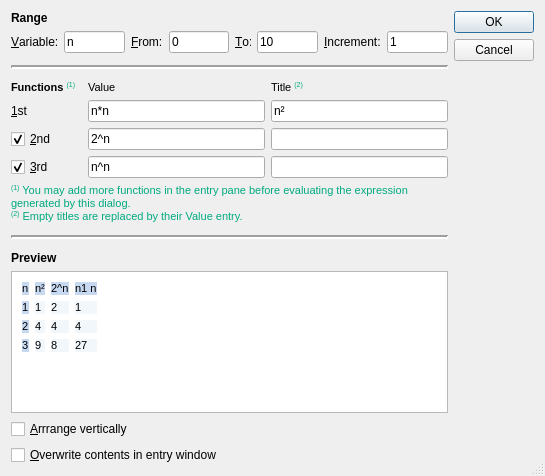
<?xml version="1.0" encoding="UTF-8"?>
<ui version="4.0">
 <class>ValueTableDialogX</class>
 <widget class="QDialog" name="ValueTableDialogX">
  <property name="geometry">
   <rect>
    <x>0</x>
    <y>0</y>
    <width>545</width>
    <height>476</height>
   </rect>
  </property>
  <property name="windowTitle">
   <string>Define a table</string>
  </property>
  <property name="sizeGripEnabled">
   <bool>true</bool>
  </property>
  <layout class="QHBoxLayout" name="horizontalLayout">
   <item>
    <layout class="QVBoxLayout" name="verticalLayout">
     <item>
      <widget class="QLabel" name="labelRange">
       <property name="text">
        <string>&lt;b&gt;Range&lt;/b&gt;</string>
       </property>
      </widget>
     </item>
     <item>
      <layout class="QHBoxLayout" name="horizontalLayout_2">
       <item>
        <widget class="QLabel" name="labelVariable">
         <property name="text">
          <string>&amp;Variable:</string>
         </property>
         <property name="buddy">
          <cstring>editVariable</cstring>
         </property>
        </widget>
       </item>
       <item>
        <widget class="QLineEdit" name="editVariable">
         <property name="minimumSize">
          <size>
           <width>32</width>
           <height>0</height>
          </size>
         </property>
         <property name="text">
          <string>n</string>
         </property>
        </widget>
       </item>
       <item>
        <spacer name="horizontalSpacer_2">
         <property name="orientation">
          <enum>Qt::Horizontal</enum>
         </property>
         <property name="sizeHint" stdset="0">
          <size>
           <width>17</width>
           <height>17</height>
          </size>
         </property>
        </spacer>
       </item>
       <item>
        <widget class="QLabel" name="labelFrom">
         <property name="text">
          <string>&amp;From:</string>
         </property>
         <property name="buddy">
          <cstring>editFrom</cstring>
         </property>
        </widget>
       </item>
       <item>
        <widget class="QLineEdit" name="editFrom">
         <property name="minimumSize">
          <size>
           <width>32</width>
           <height>0</height>
          </size>
         </property>
         <property name="text">
          <string>0</string>
         </property>
        </widget>
       </item>
       <item>
        <spacer name="horizontalSpacer_3">
         <property name="orientation">
          <enum>Qt::Horizontal</enum>
         </property>
         <property name="sizeHint" stdset="0">
          <size>
           <width>18</width>
           <height>17</height>
          </size>
         </property>
        </spacer>
       </item>
       <item>
        <widget class="QLabel" name="labelTo">
         <property name="text">
          <string>&amp;To:</string>
         </property>
         <property name="buddy">
          <cstring>editTo</cstring>
         </property>
        </widget>
       </item>
       <item>
        <widget class="QLineEdit" name="editTo">
         <property name="minimumSize">
          <size>
           <width>32</width>
           <height>0</height>
          </size>
         </property>
         <property name="text">
          <string>10</string>
         </property>
        </widget>
       </item>
       <item>
        <spacer name="horizontalSpacer_4">
         <property name="orientation">
          <enum>Qt::Horizontal</enum>
         </property>
         <property name="sizeHint" stdset="0">
          <size>
           <width>18</width>
           <height>17</height>
          </size>
         </property>
        </spacer>
       </item>
       <item>
        <widget class="QLabel" name="labelInc">
         <property name="text">
          <string>&amp;Increment:</string>
         </property>
         <property name="buddy">
          <cstring>editInc</cstring>
         </property>
        </widget>
       </item>
       <item>
        <widget class="QLineEdit" name="editInc">
         <property name="minimumSize">
          <size>
           <width>32</width>
           <height>0</height>
          </size>
         </property>
         <property name="text">
          <string>1</string>
         </property>
        </widget>
       </item>
      </layout>
     </item>
     <item>
      <widget class="Line" name="line1">
       <property name="minimumSize">
        <size>
         <width>0</width>
         <height>16</height>
        </size>
       </property>
       <property name="lineWidth">
        <number>2</number>
       </property>
       <property name="orientation">
        <enum>Qt::Horizontal</enum>
       </property>
      </widget>
     </item>
     <item>
      <layout class="QGridLayout" name="gridLayout">
       <item row="0" column="0">
        <widget class="QLabel" name="labelColumns">
         <property name="minimumSize">
          <size>
           <width>0</width>
           <height>0</height>
          </size>
         </property>
         <property name="frameShadow">
          <enum>QFrame::Sunken</enum>
         </property>
         <property name="text">
          <string>&lt;!DOCTYPE HTML PUBLIC &quot;-//W3C//DTD HTML 4.0//EN&quot; &quot;http://www.w3.org/TR/REC-html40/strict.dtd&quot;&gt;
&lt;html&gt;&lt;head&gt;&lt;meta name=&quot;qrichtext&quot; content=&quot;1&quot; /&gt;&lt;style type=&quot;text/css&quot;&gt;
p, li { white-space: pre-wrap; }
&lt;/style&gt;&lt;/head&gt;&lt;body style=&quot; font-family:'MS Shell Dlg 2'; font-size:8.25pt; font-weight:400; font-style:normal;&quot;&gt;
&lt;p style=&quot; margin-top:0px; margin-bottom:0px; margin-left:0px; margin-right:0px; -qt-block-indent:0; text-indent:0px;&quot;&gt;&lt;span style=&quot; font-size:8pt; font-weight:600;&quot;&gt;Functions &lt;/span&gt;&lt;span style=&quot; font-size:8pt; color:#00aa7f;&quot;&gt;&lt;sup&gt;(1)&lt;/sup&gt;  &lt;/span&gt;&lt;/p&gt;&lt;/body&gt;&lt;/html&gt;</string>
         </property>
        </widget>
       </item>
       <item row="0" column="1">
        <widget class="QLabel" name="labeColumnFunction">
         <property name="text">
          <string>&lt;!DOCTYPE HTML PUBLIC &quot;-//W3C//DTD HTML 4.0//EN&quot; &quot;http://www.w3.org/TR/REC-html40/strict.dtd&quot;&gt;
&lt;html&gt;&lt;head&gt;&lt;meta name=&quot;qrichtext&quot; content=&quot;1&quot; /&gt;&lt;style type=&quot;text/css&quot;&gt;
p, li { white-space: pre-wrap; }
&lt;/style&gt;&lt;/head&gt;&lt;body style=&quot; font-family:'MS Shell Dlg 2'; font-size:8.25pt; font-weight:400; font-style:normal;&quot;&gt;
&lt;p style=&quot; margin-top:0px; margin-bottom:0px; margin-left:0px; margin-right:0px; -qt-block-indent:0; text-indent:0px;&quot;&gt;&lt;span style=&quot; font-size:8pt;&quot;&gt;Value&lt;/span&gt;&lt;/p&gt;&lt;/body&gt;&lt;/html&gt;</string>
         </property>
        </widget>
       </item>
       <item row="0" column="2">
        <widget class="QLabel" name="labeColumnTitle">
         <property name="text">
          <string>&lt;!DOCTYPE HTML PUBLIC &quot;-//W3C//DTD HTML 4.0//EN&quot; &quot;http://www.w3.org/TR/REC-html40/strict.dtd&quot;&gt;
&lt;html&gt;&lt;head&gt;&lt;meta name=&quot;qrichtext&quot; content=&quot;1&quot; /&gt;&lt;style type=&quot;text/css&quot;&gt;
p, li { white-space: pre-wrap; }
&lt;/style&gt;&lt;/head&gt;&lt;body style=&quot; font-family:'MS Shell Dlg 2'; font-size:8.25pt; font-weight:400; font-style:normal;&quot;&gt;
&lt;p style=&quot; margin-top:0px; margin-bottom:0px; margin-left:0px; margin-right:0px; -qt-block-indent:0; text-indent:0px;&quot;&gt;&lt;span style=&quot; font-size:8pt;&quot;&gt;Title &lt;/span&gt;&lt;span style=&quot; font-size:8pt; color:#00aa7f;&quot;&gt;&lt;sup&gt;(2)&lt;/sup&gt;&lt;/span&gt;&lt;/p&gt;&lt;/body&gt;&lt;/html&gt;</string>
         </property>
        </widget>
       </item>
       <item row="1" column="0">
        <widget class="QLabel" name="labelFn1">
         <property name="text">
          <string>&amp;1st</string>
         </property>
         <property name="buddy">
          <cstring>editFn1Value</cstring>
         </property>
        </widget>
       </item>
       <item row="1" column="1">
        <widget class="QLineEdit" name="editFn1Value">
         <property name="text">
          <string>n*n</string>
         </property>
        </widget>
       </item>
       <item row="1" column="2">
        <widget class="QLineEdit" name="editFn1Title">
         <property name="text">
          <string>n²</string>
         </property>
        </widget>
       </item>
       <item row="2" column="0">
        <widget class="QCheckBox" name="checkFn2">
         <property name="text">
          <string>&amp;2nd</string>
         </property>
         <property name="checked">
          <bool>true</bool>
         </property>
        </widget>
       </item>
       <item row="2" column="1">
        <widget class="QLineEdit" name="editFn2Value">
         <property name="text">
          <string>2^n</string>
         </property>
        </widget>
       </item>
       <item row="2" column="2">
        <widget class="QLineEdit" name="editFn2Title">
         <property name="text">
          <string/>
         </property>
        </widget>
       </item>
       <item row="3" column="0">
        <widget class="QCheckBox" name="checkFn3">
         <property name="text">
          <string>&amp;3rd</string>
         </property>
         <property name="checked">
          <bool>true</bool>
         </property>
        </widget>
       </item>
       <item row="3" column="1">
        <widget class="QLineEdit" name="editFn3Value">
         <property name="text">
          <string>n^n</string>
         </property>
        </widget>
       </item>
       <item row="3" column="2">
        <widget class="QLineEdit" name="editFn3Title">
         <property name="text">
          <string/>
         </property>
        </widget>
       </item>
      </layout>
     </item>
     <item>
      <widget class="QLabel" name="textLabelHint2">
       <property name="enabled">
        <bool>true</bool>
       </property>
       <property name="text">
        <string>&lt;!DOCTYPE HTML PUBLIC &quot;-//W3C//DTD HTML 4.0//EN&quot; &quot;http://www.w3.org/TR/REC-html40/strict.dtd&quot;&gt;
&lt;html&gt;&lt;head&gt;&lt;meta name=&quot;qrichtext&quot; content=&quot;1&quot; /&gt;&lt;style type=&quot;text/css&quot;&gt;
p, li { white-space: pre-wrap; }
&lt;/style&gt;&lt;/head&gt;&lt;body style=&quot; font-family:'MS Shell Dlg 2'; font-size:8.25pt; font-weight:400; font-style:normal;&quot;&gt;
&lt;p style=&quot; margin-top:12px; margin-bottom:12px; margin-left:0px; margin-right:0px; -qt-block-indent:0; text-indent:0px;&quot;&gt;&lt;span style=&quot; font-size:8pt; color:#00aa7f;&quot;&gt;&lt;sup&gt;(1)&lt;/sup&gt; You may add more functions in the entry pane before evaluating the expression generated by this dialog.&lt;br /&gt;&lt;sup&gt;(2)&lt;/sup&gt; Empty titles are replaced by their Value entry.&lt;/span&gt;&lt;/p&gt;&lt;/body&gt;&lt;/html&gt;</string>
       </property>
       <property name="wordWrap">
        <bool>true</bool>
       </property>
      </widget>
     </item>
     <item>
      <widget class="Line" name="line2">
       <property name="minimumSize">
        <size>
         <width>0</width>
         <height>16</height>
        </size>
       </property>
       <property name="lineWidth">
        <number>2</number>
       </property>
       <property name="orientation">
        <enum>Qt::Horizontal</enum>
       </property>
      </widget>
     </item>
     <item>
      <widget class="QLabel" name="labelPreview">
       <property name="text">
        <string>&lt;b&gt;Preview&lt;/b&gt;</string>
       </property>
      </widget>
     </item>
     <item>
      <widget class="QTextEdit" name="textEditPreview">
       <property name="readOnly">
        <bool>true</bool>
       </property>
       <property name="html">
        <string>&lt;!DOCTYPE HTML PUBLIC &quot;-//W3C//DTD HTML 4.0//EN&quot; &quot;http://www.w3.org/TR/REC-html40/strict.dtd&quot;&gt;
&lt;html&gt;&lt;head&gt;&lt;meta name=&quot;qrichtext&quot; content=&quot;1&quot; /&gt;&lt;style type=&quot;text/css&quot;&gt;
p, li { white-space: pre-wrap; }
&lt;/style&gt;&lt;/head&gt;&lt;body style=&quot; font-family:'MS Shell Dlg 2'; font-size:8.25pt; font-weight:400; font-style:normal;&quot;&gt;
&lt;table border=&quot;0&quot; style=&quot; margin-top:0px; margin-bottom:0px; margin-left:0px; margin-right:0px;&quot; cellspacing=&quot;6&quot; cellpadding=&quot;0&quot;&gt;
&lt;tr&gt;
&lt;td bgcolor=&quot;#c6d9f1&quot;&gt;
&lt;p style=&quot; margin-top:0px; margin-bottom:0px; margin-left:0px; margin-right:0px; -qt-block-indent:0; text-indent:0px;&quot;&gt;&lt;span style=&quot; font-size:8pt;&quot;&gt;n&lt;/span&gt;&lt;/p&gt;&lt;/td&gt;
&lt;td bgcolor=&quot;#c6d9f1&quot;&gt;
&lt;p style=&quot; margin-top:0px; margin-bottom:0px; margin-left:0px; margin-right:0px; -qt-block-indent:0; text-indent:0px;&quot;&gt;&lt;span style=&quot; font-size:8pt; background-color:#c6d9f1;&quot;&gt;n²&lt;/span&gt;&lt;/p&gt;&lt;/td&gt;
&lt;td bgcolor=&quot;#c6d9f1&quot;&gt;
&lt;p style=&quot; margin-top:0px; margin-bottom:0px; margin-left:0px; margin-right:0px; -qt-block-indent:0; text-indent:0px;&quot;&gt;&lt;span style=&quot; font-size:8pt; background-color:#c6d9f1;&quot;&gt;2^n&lt;/span&gt;&lt;/p&gt;&lt;/td&gt;
&lt;td bgcolor=&quot;#c6d9f1&quot;&gt;
&lt;p style=&quot; margin-top:0px; margin-bottom:0px; margin-left:0px; margin-right:0px; -qt-block-indent:0; text-indent:0px;&quot;&gt;&lt;span style=&quot; font-size:8pt; background-color:#c6d9f1;&quot;&gt;n1 n&lt;/span&gt;&lt;/p&gt;&lt;/td&gt;&lt;/tr&gt;
&lt;tr&gt;
&lt;td bgcolor=&quot;#f2f7fc&quot;&gt;
&lt;p style=&quot; margin-top:0px; margin-bottom:0px; margin-left:0px; margin-right:0px; -qt-block-indent:0; text-indent:0px;&quot;&gt;&lt;span style=&quot; font-size:8pt; background-color:#c6d9f1;&quot;&gt;1&lt;/span&gt;&lt;/p&gt;&lt;/td&gt;
&lt;td bgcolor=&quot;#f2f7fc&quot;&gt;
&lt;p style=&quot; margin-top:0px; margin-bottom:0px; margin-left:0px; margin-right:0px; -qt-block-indent:0; text-indent:0px;&quot;&gt;&lt;span style=&quot; font-size:8pt; background-color:#f2f7fc;&quot;&gt;1&lt;/span&gt;&lt;/p&gt;&lt;/td&gt;
&lt;td bgcolor=&quot;#f2f7fc&quot;&gt;
&lt;p style=&quot; margin-top:0px; margin-bottom:0px; margin-left:0px; margin-right:0px; -qt-block-indent:0; text-indent:0px;&quot;&gt;&lt;span style=&quot; font-size:8pt; background-color:#f2f7fc;&quot;&gt;2&lt;/span&gt;&lt;/p&gt;&lt;/td&gt;
&lt;td bgcolor=&quot;#f2f7fc&quot;&gt;
&lt;p style=&quot; margin-top:0px; margin-bottom:0px; margin-left:0px; margin-right:0px; -qt-block-indent:0; text-indent:0px;&quot;&gt;&lt;span style=&quot; font-size:8pt; background-color:#f2f7fc;&quot;&gt;1&lt;/span&gt;&lt;/p&gt;&lt;/td&gt;&lt;/tr&gt;
&lt;tr&gt;
&lt;td bgcolor=&quot;#c6d9f1&quot;&gt;
&lt;p style=&quot; margin-top:0px; margin-bottom:0px; margin-left:0px; margin-right:0px; -qt-block-indent:0; text-indent:0px;&quot;&gt;&lt;span style=&quot; font-size:8pt; background-color:#c6d9f1;&quot;&gt;2&lt;/span&gt;&lt;/p&gt;&lt;/td&gt;
&lt;td bgcolor=&quot;#f2f7fc&quot;&gt;
&lt;p style=&quot; margin-top:0px; margin-bottom:0px; margin-left:0px; margin-right:0px; -qt-block-indent:0; text-indent:0px;&quot;&gt;&lt;span style=&quot; font-size:8pt; background-color:#f2f7fc;&quot;&gt;4&lt;/span&gt;&lt;/p&gt;&lt;/td&gt;
&lt;td bgcolor=&quot;#f2f7fc&quot;&gt;
&lt;p style=&quot; margin-top:0px; margin-bottom:0px; margin-left:0px; margin-right:0px; -qt-block-indent:0; text-indent:0px;&quot;&gt;&lt;span style=&quot; font-size:8pt; background-color:#f2f7fc;&quot;&gt;4&lt;/span&gt;&lt;/p&gt;&lt;/td&gt;
&lt;td bgcolor=&quot;#f2f7fc&quot;&gt;
&lt;p style=&quot; margin-top:0px; margin-bottom:0px; margin-left:0px; margin-right:0px; -qt-block-indent:0; text-indent:0px;&quot;&gt;&lt;span style=&quot; font-size:8pt; background-color:#f2f7fc;&quot;&gt;4&lt;/span&gt;&lt;/p&gt;&lt;/td&gt;&lt;/tr&gt;
&lt;tr&gt;
&lt;td bgcolor=&quot;#c6d9f1&quot;&gt;
&lt;p style=&quot; margin-top:0px; margin-bottom:0px; margin-left:0px; margin-right:0px; -qt-block-indent:0; text-indent:0px;&quot;&gt;&lt;span style=&quot; font-size:8pt; background-color:#c6d9f1;&quot;&gt;3&lt;/span&gt;&lt;/p&gt;&lt;/td&gt;
&lt;td bgcolor=&quot;#f2f7fc&quot;&gt;
&lt;p style=&quot; margin-top:0px; margin-bottom:0px; margin-left:0px; margin-right:0px; -qt-block-indent:0; text-indent:0px;&quot;&gt;&lt;span style=&quot; font-size:8pt; background-color:#f2f7fc;&quot;&gt;9&lt;/span&gt;&lt;/p&gt;&lt;/td&gt;
&lt;td bgcolor=&quot;#f2f7fc&quot;&gt;
&lt;p style=&quot; margin-top:0px; margin-bottom:0px; margin-left:0px; margin-right:0px; -qt-block-indent:0; text-indent:0px;&quot;&gt;&lt;span style=&quot; font-size:8pt; background-color:#f2f7fc;&quot;&gt;8&lt;/span&gt;&lt;/p&gt;&lt;/td&gt;
&lt;td bgcolor=&quot;#f2f7fc&quot;&gt;
&lt;p style=&quot; margin-top:0px; margin-bottom:0px; margin-left:0px; margin-right:0px; -qt-block-indent:0; text-indent:0px;&quot;&gt;&lt;span style=&quot; font-size:8pt; background-color:#f2f7fc;&quot;&gt;27&lt;/span&gt;&lt;/p&gt;&lt;/td&gt;&lt;/tr&gt;&lt;/table&gt;&lt;/body&gt;&lt;/html&gt;</string>
       </property>
      </widget>
     </item>
     <item>
      <widget class="QCheckBox" name="checkBoxVertical">
       <property name="text">
        <string>&amp;Arrrange vertically</string>
       </property>
      </widget>
     </item>
     <item>
      <widget class="QCheckBox" name="checkBoxOverwrite">
       <property name="text">
        <string>&amp;Overwrite contents in entry window</string>
       </property>
      </widget>
     </item>
    </layout>
   </item>
   <item>
    <spacer name="horizontalSpacer">
     <property name="orientation">
      <enum>Qt::Horizontal</enum>
     </property>
     <property name="sizeHint" stdset="0">
      <size>
       <width>18</width>
       <height>20</height>
      </size>
     </property>
    </spacer>
   </item>
   <item>
    <layout class="QVBoxLayout" name="verticalLayout_2">
     <item>
      <widget class="QPushButton" name="buttonOk">
       <property name="text">
        <string>OK</string>
       </property>
       <property name="autoDefault">
        <bool>true</bool>
       </property>
       <property name="default">
        <bool>true</bool>
       </property>
      </widget>
     </item>
     <item>
      <widget class="QPushButton" name="buttonCancel">
       <property name="text">
        <string>Cancel</string>
       </property>
       <property name="autoDefault">
        <bool>true</bool>
       </property>
      </widget>
     </item>
     <item>
      <spacer name="Spacer1">
       <property name="orientation">
        <enum>Qt::Vertical</enum>
       </property>
       <property name="sizeType">
        <enum>QSizePolicy::Expanding</enum>
       </property>
       <property name="sizeHint" stdset="0">
        <size>
         <width>20</width>
         <height>20</height>
        </size>
       </property>
      </spacer>
     </item>
    </layout>
   </item>
  </layout>
 </widget>
 <layoutdefault spacing="6" margin="11"/>
 <pixmapfunction>qPixmapFromMimeSource</pixmapfunction>
 <tabstops>
  <tabstop>editVariable</tabstop>
  <tabstop>editFrom</tabstop>
  <tabstop>editTo</tabstop>
  <tabstop>editInc</tabstop>
  <tabstop>editFn1Value</tabstop>
  <tabstop>editFn1Title</tabstop>
  <tabstop>checkFn2</tabstop>
  <tabstop>editFn2Value</tabstop>
  <tabstop>editFn2Title</tabstop>
  <tabstop>checkFn3</tabstop>
  <tabstop>editFn3Value</tabstop>
  <tabstop>editFn3Title</tabstop>
  <tabstop>checkBoxVertical</tabstop>
  <tabstop>checkBoxOverwrite</tabstop>
  <tabstop>buttonOk</tabstop>
  <tabstop>buttonCancel</tabstop>
  <tabstop>textEditPreview</tabstop>
 </tabstops>
 <resources/>
 <connections>
  <connection>
   <sender>buttonOk</sender>
   <signal>clicked()</signal>
   <receiver>ValueTableDialogX</receiver>
   <slot>accept()</slot>
   <hints>
    <hint type="sourcelabel">
     <x>510</x>
     <y>34</y>
    </hint>
    <hint type="destinationlabel">
     <x>20</x>
     <y>20</y>
    </hint>
   </hints>
  </connection>
  <connection>
   <sender>buttonCancel</sender>
   <signal>clicked()</signal>
   <receiver>ValueTableDialogX</receiver>
   <slot>reject()</slot>
   <hints>
    <hint type="sourcelabel">
     <x>510</x>
     <y>65</y>
    </hint>
    <hint type="destinationlabel">
     <x>20</x>
     <y>20</y>
    </hint>
   </hints>
  </connection>
 </connections>
</ui>
